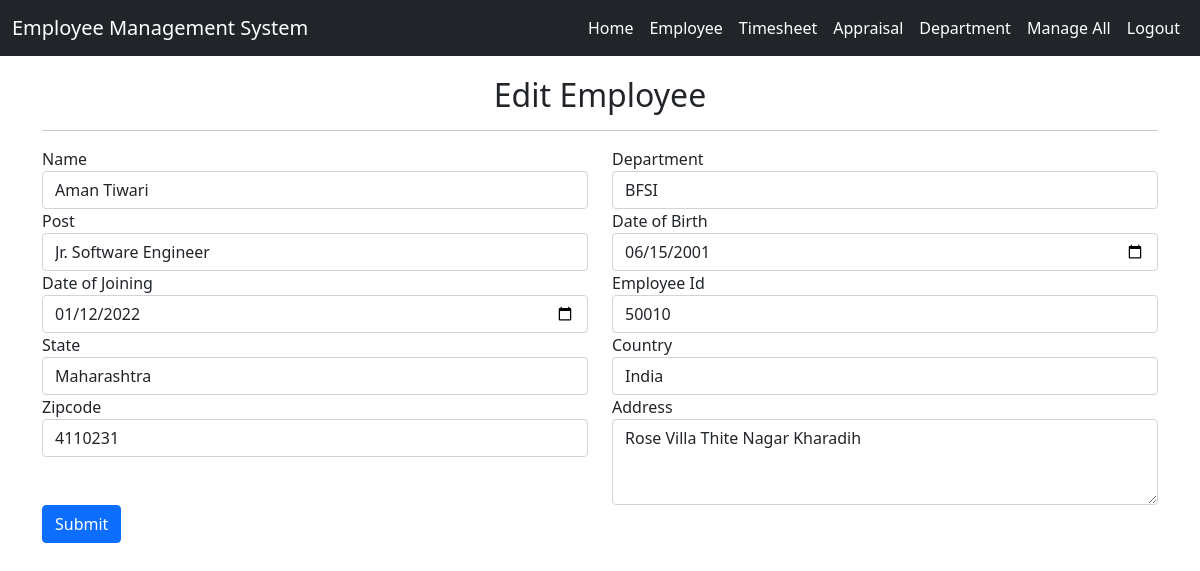
Page /employee-edit/50010 (signed in) on the committed database.
### Employeeapp_/models.py (models this page shows, shortened)
class Employe(models.Model):
    name = models.CharField(max_length=35, null=True, blank=True)
    dob = models.DateField(null=True, blank=True)
    doj = models.DateField(null=True, blank=True)
    department = models.CharField(max_length=40, null=True, blank=True)
    post = models.CharField(max_length=40, null=True, blank=True)
    address = models.CharField(max_length=100, null=True, blank=True)
    employeeid = models.CharField(max_length=40,primary_key=True)
    country = models.CharField(max_length=35, null=True, blank=True)
    zipcode = models.CharField(max_length=20, null=True, blank=True)
    state = models.CharField(max_length=30, null=True, blank=True)
    active = models.BooleanField(default=True)
    leave_count = models.IntegerField(null=True, blank=True, default=0)
    on_leave = models.BooleanField(default=False)

### Employeeapp_/views.py (the view, shortened to what this page needs)
# urls.py: path('employee-edit/<int:pid>',views.edit_employee, name="edit_employee"),
@login_required
@staff_member_required
def edit_employee(request, pid):
    em_dta =Employe.objects.get(employeeid=pid)
    return render(request, 'edit_employeee.html', {'emp_data':em_dta})

### Employeeapp_/templates/edit_employeee.html (shortened to what this page needs)
{% extends 'home.html' %}
{% block body %}
<div class="container">
    <h2 style="margin-top:20px" align="center">Edit Employee</h2><hr>
<form method="post" action="" enctype="multipart/form-data">
    <div class="row">
    <div class="form-group col-md-6">
      <label for="inputEmail4">Name</label>
      <input type="text" class="form-control"  name="name" id="inputEmail4" value="{{emp_data.name}}" required placeholder="Enter Full Name">
    </div>
    <div class="form-group col-md-6">
      <label for="inputPassword4">Department</label>
      <input type="text" class="form-control" name="department" id="inputPassword4" value="{{emp_data.department}}" required placeholder="Department">
    </div>
  </div>
    <div class="row">
    <div class="form-group col-md-6">
      <label for="inputEmail4">Post</label>
      <input type="text" class="form-control" name="post" id="inputEmail4" value="{{emp_data.post}}" required placeholder="Post">
    </div>
    <div class="form-group col-md-6">
      <label for="inputPassword4">Date of Birth</label>
      <input type="date" class="form-control" name="dob" id="inputPassword4"  value="{{emp_data.dob|date:"Y-m-d"}}" required>
    </div>
    </div>
    <div class="row">
    <div class="form-group col-md-6">
      <label for="inputEmail4">Date of Joining</label>
      <input type="date" class="form-control" name="doj" id="inputEmail4" value="{{emp_data.doj|date:"Y-m-d"}}" required>
    </div>
    <div class="form-group col-md-6">
      <label for="inputPassword4">Employee Id</label>
      <input type="text" class="form-control" name="city" id="inputPassword4"  value="{{emp_data.employeeid}}" required placeholder="Enter Employee">
    </div>
    </div>
    <div class="row">
        <div class="form-group col-md-6">
          <label for="inputEmail4">State</label>
          <input type="text" class="form-control" name="state" id="inputEmail4" value="{{emp_data.state}}" required placeholder="Enter State">
        </div>
        <div class="form-group col-md-6">
          <label for="inputPassword4">Country</label>
          <input type="text" class="form-control" name="country" id="inputPassword4" value="{{emp_data.country}}" required placeholder="Enter Country">
        </div>
    </div>
    <div class="row">
        <div class="form-group col-md-6">
          <label for="inputEmail4">Zipcode</label>
          <input type="text" class="form-control" name="zipcode" id="inputEmail4" value="{{emp_data.zipcode}}" required placeholder="Enter zipcode">
        </div>
        <div class="form-group col-md-6">
            <label for="exampleFormControlTextarea1">Address</label>
            <textarea class="form-control" id="exampleFormControlTextarea1" name="address" rows="3">{{emp_data.address}}</textarea>
        </div>
    </div>
  <button type="submit" class="btn btn-primary">Submit</button>
</form>
</div>
{% endblock  %}

### rows in the picture
Employe: name "Aman Tiwari", department "BFSI", post "Jr. Software Engineer", dob "06/15/2001", doj "01/12/2022", city "50010", state "Maharashtra", country "India", zipcode "4110231", address "Rose Villa Thite Nagar Kharadih"
